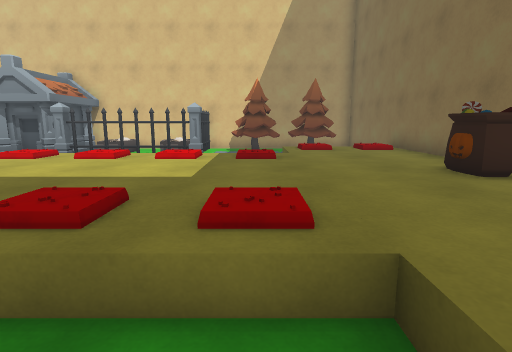
view 1 (above)

19 first-person views from a walk through a 3-D level made in the Unity game engine. The camera is 1.4 m above the floor, tilts 10° down and sees 80° across. The floor is counted in squares, 1 m on a side. Each view is taken from the middle of a square. On the plan, view 1 faces up. The plan holds only what a view shows up to about 14 squares ahead; the rest is blank. The player character is not drawn. Some animated figures are not drawn. Some surface patterns are stand-ins.

view 2
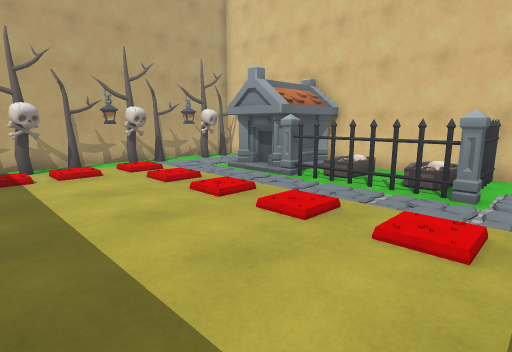

view 3
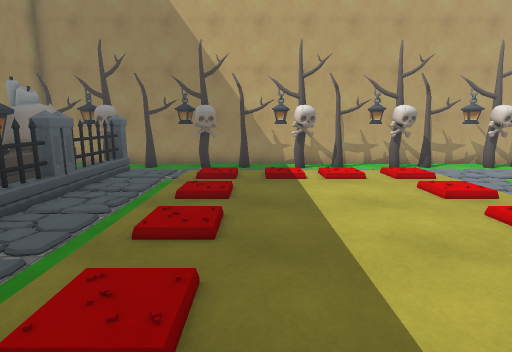

view 4
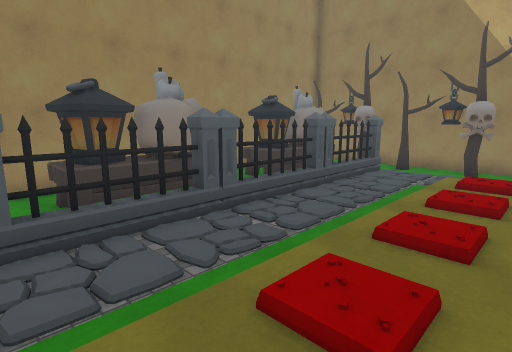

view 5
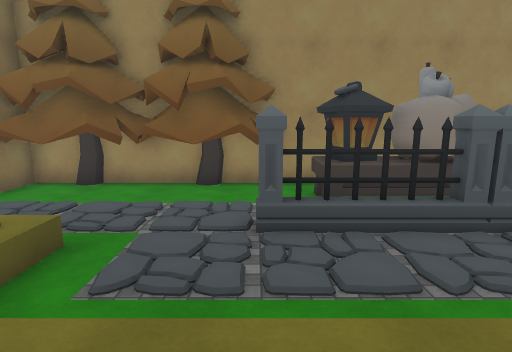

view 6
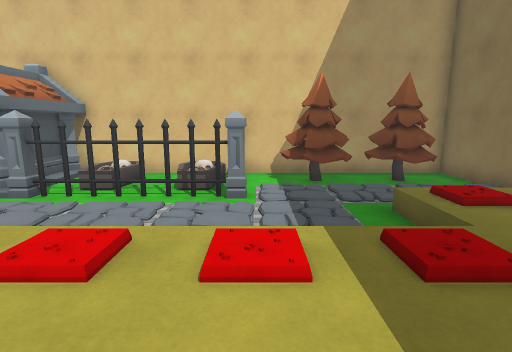

view 7
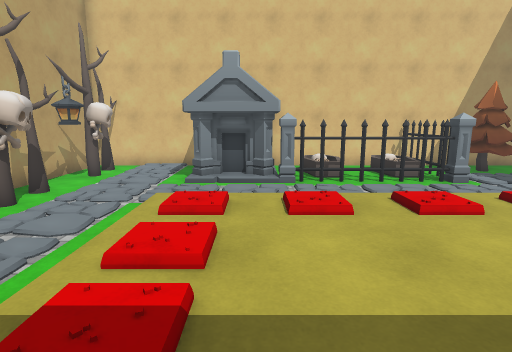

view 8
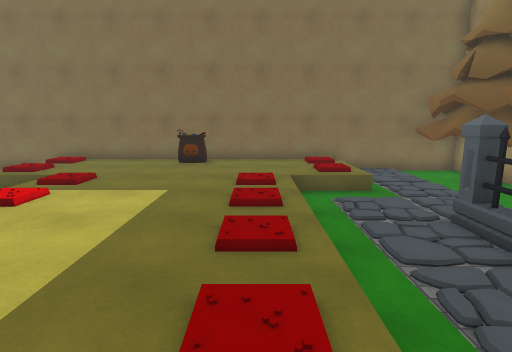

view 9
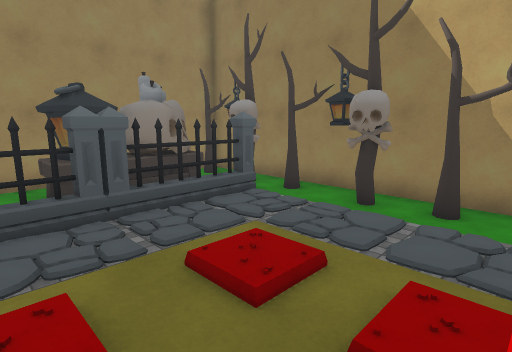

view 10
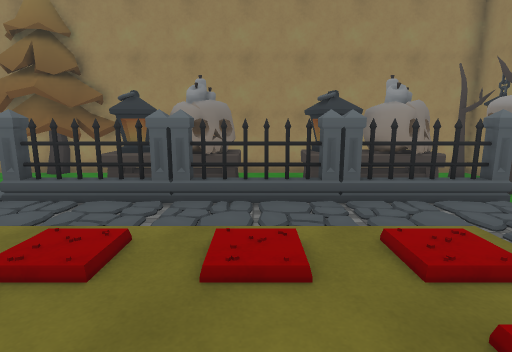

view 11
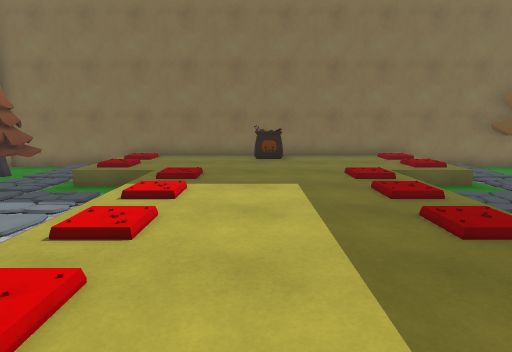

view 12
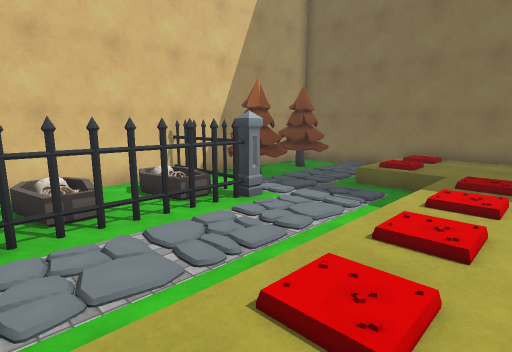

view 13
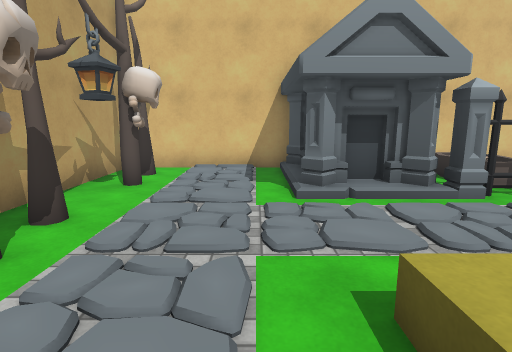

view 14
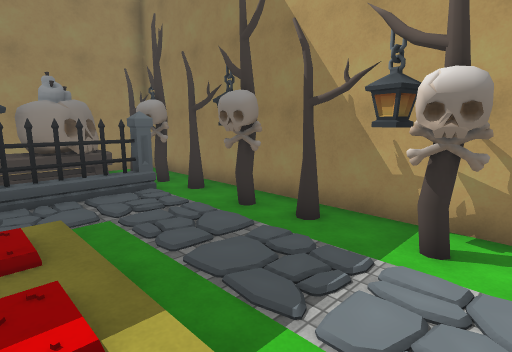

view 15
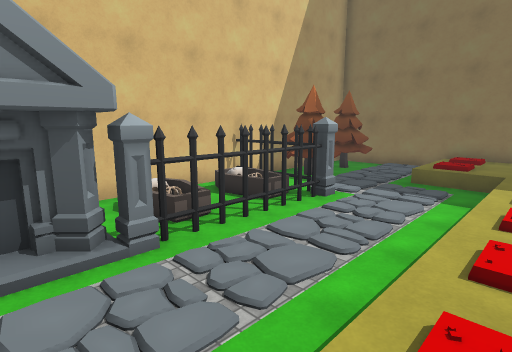

view 16
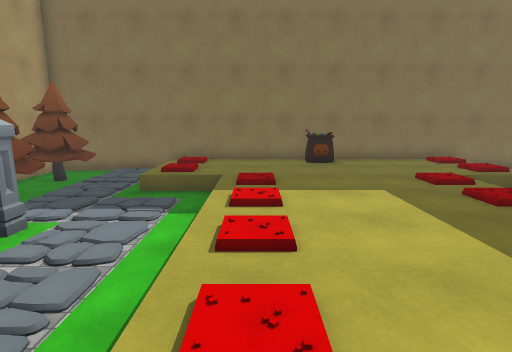

view 17
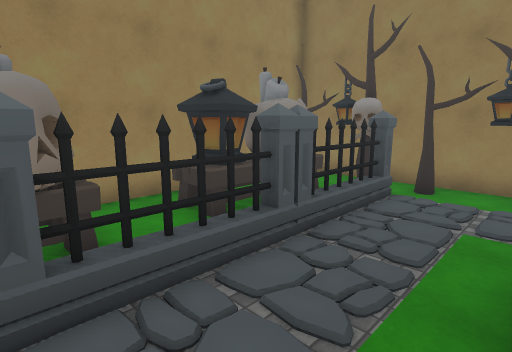

view 18
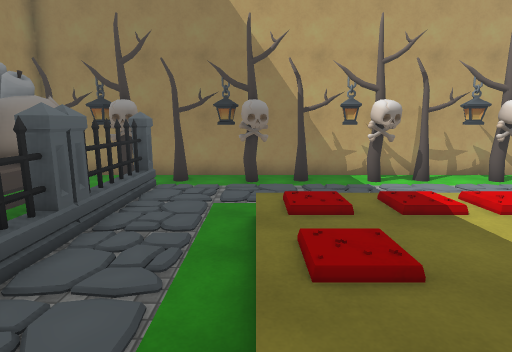

view 19
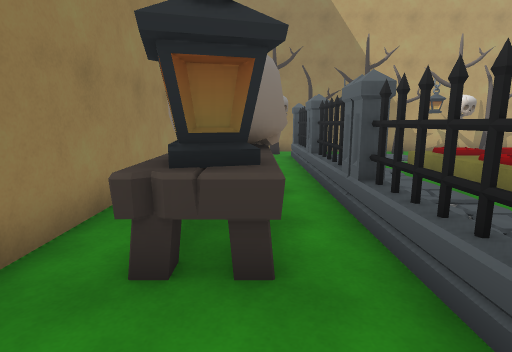

### Floor plan
Key: @ floor where view 1 was taken; # wall or solid block; . main floor; : floor 0.5 m higher than the main floor; + floor 0.75 m higher than the main floor; / step, stairs or slope; = window, fence, low wall or low ledge; C coffin; F fence; T pine tree; H thing the floor can be seen under or through; R tree; O other object.
Columns run from 16 left of view 1 to 5 right of it. Each row starts with its distance up from view 1.
 17 ###=#########FF######
 16 #....OOO C  C FTT T  #
 15 #R...O O.CC.CCFTTTTTT#
 14 #R...O O.CC.CCFTTTTT.#
 13 #....OOOHHHHH##......#
 12 #.......= ...........#
 11 #R...............////#
 10 #R...............//:/#
  9 #..../////////////:::#
  8 #R.../+:+:+:+:+:+::::#
  7 #R.../:::::::::::::::#
  6 #R...//:::::::::::::O#
  5 #....//:::::::::::::O#
  4 #R...//::::::::::::::#
  3 #R.../+:+:+:+:+:+::::#
  2 #R.../////////////:::#
  1 #....../.../..././///#
  0 #R..............@//:/#
 -1 #RFFFFFFFFFFFFF../...#
 -2 #R...................#
 -3 #..OOOO..OOOO........#
 -4 #R.OOOO..OOOO.TTTTTTT#
 -5 #R...........TTTTTTT.#
 -6 #############TTTTTTT#T

Positions as (right, up) in squares from view 1, and headings:
1: (0, 0), facing up
2: (-1, 4), facing up-left
3: (-2, 4), facing left
4: (-2, 4), facing down-left
5: (-2, 4), facing down
6: (-2, 5), facing up
7: (-9, 3), facing up
8: (-8, 3), facing right
9: (-8, 5), facing down-left
10: (-8, 6), facing down
11: (-8, 6), facing right
12: (-8, 7), facing up-right
13: (-12, 7), facing up
14: (-10, 7), facing down-left
15: (-10, 8), facing up-right
16: (-8, 8), facing right
17: (-6, 2), facing down-left
18: (-5, 2), facing left
19: (-1, -3), facing left
